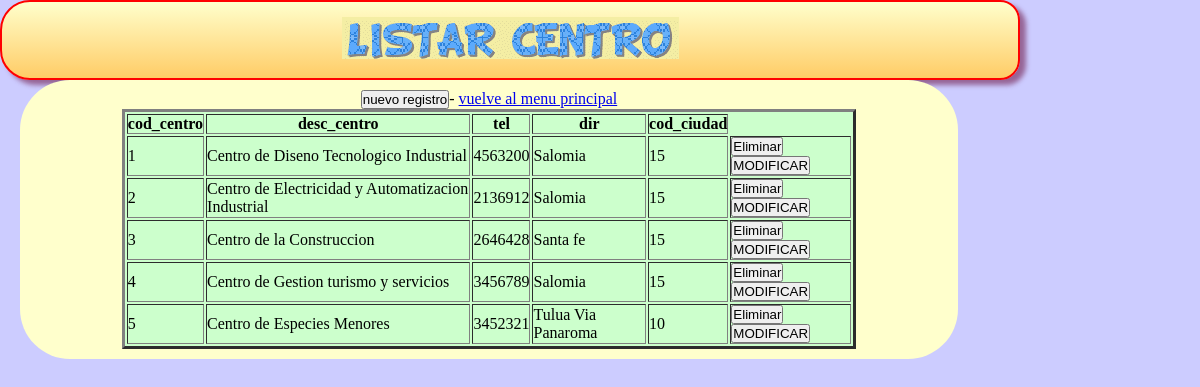
The app's page /centro/index.php with its own data.
### tables this page shows
CREATE TABLE IF NOT EXISTS `centro` (
  `cod_centro` varchar(2) NOT NULL DEFAULT '',
  `desc_centro` varchar(60) DEFAULT NULL,
  `tel` varchar(12) DEFAULT NULL,
  `dir` varchar(50) DEFAULT NULL,
  `cod_ciudad` varchar(2) DEFAULT NULL,
  PRIMARY KEY (`cod_centro`),
  KEY `cod_ciudad` (`cod_ciudad`)
);

### centro/view/viewClass.php (called while the page is built, shortened)
<?php
class viewClass {
  static public function renderHTML($view, $args = NULL) {
    include_once 'templates/' . $view;
  }
}

### librerias/dataBaseClass.php (called while the page is built, shortened)
<?php
class dataBaseClass {
  static private $host = 'localhost';
  static private $port = 3306,
          $dbname = 'bddesercion',
          $user = 'root',
          $password = '',
          $driver = 'mysql',
          $instance = NULL;
  static public function getInstance() {
    return self::$instance;
  }
  static private function connect() {
    try {
      $dsn = self::$driver
              . ':host='. self::$host
              . ';port=' . self::$port
              . ';dbname=' . self::$dbname;
      self::$instance = new PDO($dsn, self::$user, self::$password);
      return true;
    } catch (PDOException $e) {
      echo $e->getMessage();
    }
  }
}

### centro/model/modelClass.php (called while the page is built, shortened)
<?php
class modelClass {
  static public function getAll() {
    try {
      $sql = 'SELECT centro.cod_centro,desc_centro,tel,dir,cod_ciudad FROM centro';
      return dataBaseClass::getInstance()->query($sql)->fetchAll(PDO::FETCH_ASSOC);
    } catch (PDOException $e) {
      return $e;
    }
  }
}

### centro/view/templates/index.php (the view, shortened to what this page needs)
<!DOCTYPE html>
<html lang="es" >
      <head>
      <link rel="stylesheet" href="css/miestilo.css">
       </head>
    <body>
       <div id="baseglobal">
       <header id="Encabezados">
       <th><img src="objetos/centro.gif"> </th>
      </header>
	     <section id="contenido"><center>
         <article>
<td colspan=6 align=center><a href="index.php?action=create"><button type="submit">nuevo registro</button></a>-</td>
    <table id="tblContenido"  bgcolor=#ccffcc border=3 width="80%">
      <thead>
        <tr>
          <th>cod_centro</th>
          <th>desc_centro</th>
		  <th>tel</th>
		  <th>dir</th>
		  <th>cod_ciudad</th>
        </tr>
      </thead>
      <tbody>
        <?php foreach ($datos as $row): ?>
          <tr>
              <td><?php echo $row['cod_centro'] ?></td>
              <td><?php echo $row['desc_centro'] ?></td>
			  <td><?php echo $row['tel'] ?></td>
              <td><?php echo $row['dir'] ?></td>
              <td><?php echo $row['cod_ciudad'] ?></td>
               <td> <a href="index.php?action=delete&amp;cod_centro=<?php echo $row['cod_centro'] ?>"><button type="submit">Eliminar</button></a>
                    <a href="index.php?action=update&amp;cod_centro=<?php echo $row['cod_centro'] ?>"><button type="submit">MODIFICAR</button></a> </td>
		  </tr>
        <?php endforeach ?>
		<a href="http://localhost/taller2Pradera-leydy/">vuelve al menu principal
      </tbody>
    </table>
  </body>
</html>

### centro/css/miestilo.css (style rules this page uses)
* { margin:0px; padding:0px; }
header,nav,section,aside,focter,nav { display:block; }
body { text-align: center; background:#ccccff; }
#baseglobal { width:85%; background:#ccccff; }
#Encabezados { background: -webkit-linear-gradient(top,#ffffcc,#ffcc66); background:-moz-linear-gradient(top,#ffffcc,#ffcc66); border: 2px solid red; padding: 15px; color:#66cc33; -moz-border-radius:30px 20px 20px 30px; -webkit-border-radius:30px 20px 20px 30px; border-radius: 30px 20px 20px 30px; -moz-box-shadow:rgb(150,100,150) 6px 5px 5px; -webkit-box-shadow:rgb(150,100,150) 6px 5px 5px; box-shadow:rgb(150,100,150) 6px 5px 5px; }
#contenido { background:#ffffcc; list-style:none; width:90%; padding:10px; float:left; margin-left:20px; -moz-border-radius:50px; -webkit-border-radius:50px; border-radius: 50px; margin-bottom:50px; }

### records on screen
centro: cod_centro "1", desc_centro "Centro de Diseno Tecnologico Industrial", tel "4563200", dir "Salomia", cod_ciudad "15"
centro: cod_centro "2", desc_centro "Centro de Electricidad y Automatizacion Industrial", tel "2136912", dir "Salomia", cod_ciudad "15"
centro: cod_centro "3", desc_centro "Centro de la Construccion", tel "2646428", dir "Santa fe", cod_ciudad "15"
centro: cod_centro "4", desc_centro "Centro de Gestion turismo y servicios", tel "3456789", dir "Salomia", cod_ciudad "15"
centro: cod_centro "5", desc_centro "Centro de Especies Menores", tel "3452321", dir "Tulua Via Panaroma", cod_ciudad "10"
